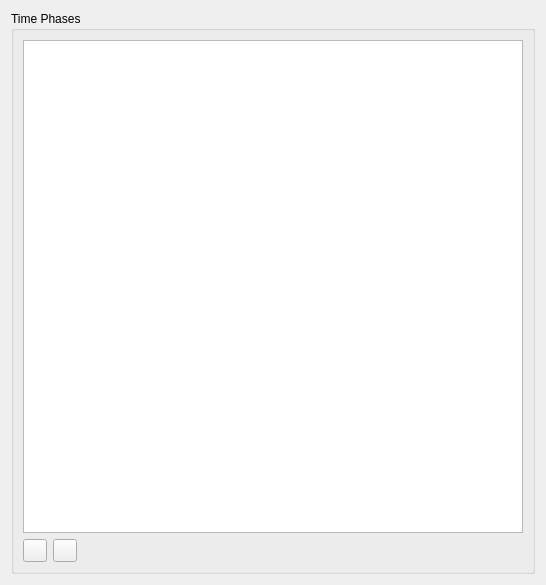
<?xml version="1.0" encoding="UTF-8"?>
<ui version="4.0">
 <class>TimePhasesSettingsWidget</class>
 <widget class="QWidget" name="TimePhasesSettingsWidget">
  <property name="geometry">
   <rect>
    <x>0</x>
    <y>0</y>
    <width>546</width>
    <height>585</height>
   </rect>
  </property>
  <property name="windowTitle">
   <string>Form</string>
  </property>
  <layout class="QVBoxLayout" name="verticalLayout">
   <item>
    <widget class="QGroupBox" name="groupBoxPhases">
     <property name="title">
      <string>Time Phases</string>
     </property>
     <layout class="QVBoxLayout" name="verticalLayout_2">
      <item>
       <widget class="QTableView" name="tableViewTimePhases">
        <attribute name="verticalHeaderDefaultSectionSize">
         <number>20</number>
        </attribute>
       </widget>
      </item>
      <item>
       <layout class="QHBoxLayout" name="horizontalLayout">
        <item>
         <widget class="QToolButton" name="toolButtonAddPhase">
          <property name="toolTip">
           <string>Add time phase</string>
          </property>
          <property name="icon">
           <iconset resource="../../../resources/resources.qrc">
            <normaloff>:/icons/icons8-add-16.png</normaloff>:/icons/icons8-add-16.png</iconset>
          </property>
         </widget>
        </item>
        <item>
         <widget class="QToolButton" name="toolButtonDeletePhase">
          <property name="toolTip">
           <string>Delete selected time phase</string>
          </property>
          <property name="icon">
           <iconset resource="../../../resources/resources.qrc">
            <normaloff>:/icons/icons8-minus-16.png</normaloff>:/icons/icons8-minus-16.png</iconset>
          </property>
         </widget>
        </item>
        <item>
         <spacer name="horizontalSpacer">
          <property name="orientation">
           <enum>Qt::Horizontal</enum>
          </property>
          <property name="sizeHint" stdset="0">
           <size>
            <width>40</width>
            <height>20</height>
           </size>
          </property>
         </spacer>
        </item>
       </layout>
      </item>
     </layout>
    </widget>
   </item>
  </layout>
 </widget>
 <resources>
  <include location="../../../resources/resources.qrc"/>
 </resources>
 <connections/>
</ui>
